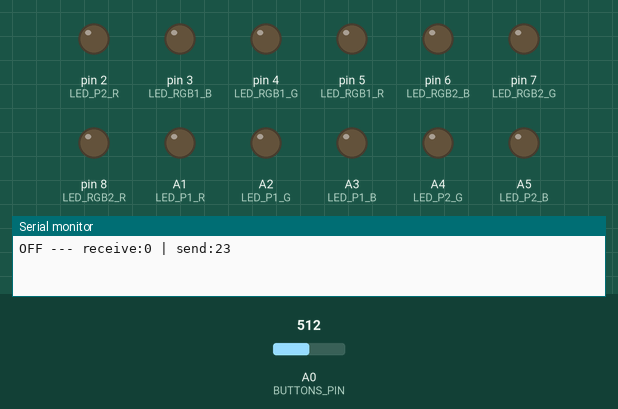
Simulated run of this program. Board: Arduino Uno, built with avr-gcc and run on an emulated ATmega328P. Shown: output pins drawn as LEDs (lit = HIGH), the last lines printed to the serial monitor. Inputs (shaded band) come from the test bench; at power-on: A0 (BUTTONS_PIN) = 512.

Above: at 0.1 s.
At 5.1 s:
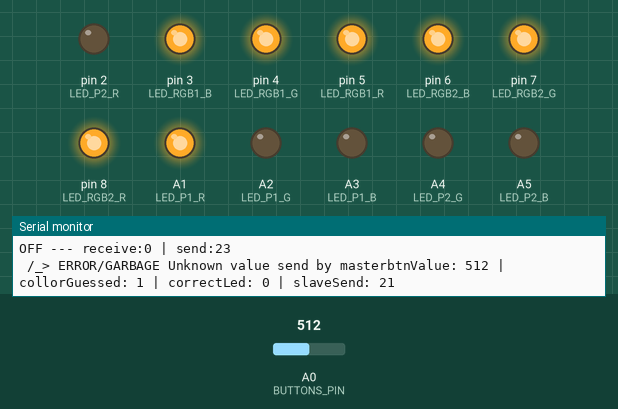
Timing chart, 0 to 6.6 s (numbered marks = the images above):
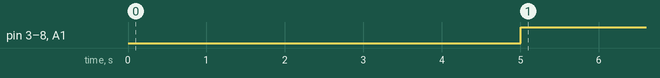

Measured:
- by itself, pin 3 (LED_RGB1_B), pin 4 (LED_RGB1_G), pin 5 (LED_RGB1_R), pin 6 (LED_RGB2_B), pin 7 (LED_RGB2_G), pin 8 (LED_RGB2_R), A1 (LED_P1_R): LOW → HIGH at 5.0 s

The program:

main.cpp
```cpp
#include <Arduino.h>
#include <SPI.h>

#define BAUD_RATE 9600

#define SPI_RGB1_R 1
#define SPI_RGB1_G 2
#define SPI_RGB1_B 3
#define SPI_RGB2_R 4
#define SPI_RGB2_G 5
#define SPI_RGB2_B 6

#define SPI_BTN1_R 11
#define SPI_BTN1_G 12
#define SPI_BTN1_B 13
#define SPI_BTN2_R 14
#define SPI_BTN2_G 15
#define SPI_BTN2_B 16

#define GAME_START 21
#define GAME_STOP 20
#define IGNORE 23
// RGB LEDS
#define LED_RGB1_R 5
#define LED_RGB1_G 4
#define LED_RGB1_B 3
#define LED_RGB2_R 8
#define LED_RGB2_G 7
#define LED_RGB2_B 6
// Simple Leds
// dreapta
#define LED_P1_R A1
#define LED_P1_G A2
#define LED_P1_B A3
// stanga
#define LED_P2_R 2
#define LED_P2_G A4
#define LED_P2_B A5
// Buttons
#define BUTTONS_PIN A0
// max values(+40 for inteferences from the leds)
#define BTN_V_P1_R 1000
#define BTN_V_P1_G 500
#define BTN_V_P1_B 390
#define BTN_V_P2_R 130
#define BTN_V_P2_G 195
#define BTN_V_P2_B 275

volatile boolean received;
volatile byte slaveReceived, slaveSend = IGNORE;
int x;
bool gameOn = 0;
int correctLed = 0;
int collorGuessed = IGNORE;
int rgbLed;
int parasitVoltage = 50; // can take values betwin 0 - ~36
/*
NOTA: Arduino guves voltage on 0 and 1
*/

int buttonState;
int lastButtonState = 0;
unsigned long lastDebounceTime = 0;
unsigned long debounceDelay = 50;
// delay with millis
void delayMillis(unsigned long milliseconds)
{
  unsigned long currentTimeDelay = millis();
  unsigned long goalTimeDelay = currentTimeDelay + milliseconds;

  while (millis() <= goalTimeDelay)
    ;
}
/*
Set the RGB leds color or a group of leds color
ledGroup: 0-RGB player 1; 1-RGB player 2; 2-leds player 1; 3-leds player 2
*/
void setLedColor(int ledGroup, bool red, bool green, bool blue)
{
  switch (ledGroup)
  {
  case 0:
    digitalWrite(LED_RGB1_R, red);
    digitalWrite(LED_RGB1_G, green);
    digitalWrite(LED_RGB1_B, blue);
    break;
  case 1:
    digitalWrite(LED_RGB2_R, red);
    digitalWrite(LED_RGB2_G, green);
    digitalWrite(LED_RGB2_B, blue);
    break;
  case 2:
    digitalWrite(LED_P1_R, red);
    digitalWrite(LED_P1_G, green);
    digitalWrite(LED_P1_B, blue);
    break;
  case 3:
    digitalWrite(LED_P2_R, red);
    digitalWrite(LED_P2_G, green);
    digitalWrite(LED_P2_B, blue);
    break;

  default: // error
    digitalWrite(LED_RGB1_R, 1);
    digitalWrite(LED_RGB1_G, 1);
    digitalWrite(LED_RGB1_B, 1);
    digitalWrite(LED_RGB2_R, 1);
    digitalWrite(LED_RGB2_G, 1);
    digitalWrite(LED_RGB2_B, 1);
    break;
  }
}

ISR(SPI_STC_vect)
{
  slaveReceived = SPDR;
  SPDR = slaveSend;
  received = true;
}
void setup()
{

  Serial.begin(BAUD_RATE);

  randomSeed(analogRead(0));

  pinMode(MISO, OUTPUT);
  SPCR |= _BV(SPE);
  received = false;
  SPI.attachInterrupt();

  pinMode(LED_RGB1_R, OUTPUT);
  pinMode(LED_RGB1_G, OUTPUT);
  pinMode(LED_RGB1_B, OUTPUT);
  pinMode(LED_RGB2_R, OUTPUT);
  pinMode(LED_RGB2_G, OUTPUT);
  pinMode(LED_RGB2_B, OUTPUT);

  pinMode(LED_P1_R, OUTPUT);
  pinMode(LED_P1_G, OUTPUT);
  pinMode(LED_P1_B, OUTPUT);
  pinMode(LED_P2_R, OUTPUT);
  pinMode(LED_P2_G, OUTPUT);
  pinMode(LED_P2_B, OUTPUT);

  pinMode(A0, INPUT); // Butoane
}

void loop()
{
  long int lastMillis = millis();
  int btnValue = analogRead(BUTTONS_PIN);
  if (!gameOn)
  {
    // GAME OFF logic
    Serial.print("OFF --- receive:");
    Serial.print(slaveReceived);
    Serial.print(" | send:");
    Serial.println(slaveSend);
    setLedColor(2, 0, 0, 0);
    setLedColor(0, 0, 0, 0);
    setLedColor(3, 0, 0, 0);
    setLedColor(1, 0, 0, 0);
    if (btnValue > parasitVoltage)
    { // if any butten is presed
      gameOn = 1;
      slaveSend = GAME_START;
      delayMillis(5000);
    }
    else
    {
      slaveSend = IGNORE;
    }
  }
  else
  {
    // slaveSend = IGNORE;
    /*Serial.print("ON ---  receive:");
    Serial.print(slaveReceived);
    Serial.print(" | send:");
    Serial.println(slaveSend);*/
    // dont let wrong player led stay on
    if (slaveReceived >= SPI_RGB1_R && slaveReceived <= SPI_RGB1_B)
    {
      setLedColor(3, 0, 0, 0);
      setLedColor(1, 0, 0, 0);
    }
    else if (slaveReceived >= SPI_RGB2_R && slaveReceived <= SPI_RGB2_B)
    {
      setLedColor(2, 0, 0, 0);
      setLedColor(0, 0, 0, 0);
    }
    // slaveSend = IGNORE;
    switch (slaveReceived) // set the color that neeeds to be activated
    {
    case SPI_RGB1_R:
      setLedColor(0, 1, 0, 0);
      correctLed = SPI_RGB1_R;
      break;
    case SPI_RGB1_G:
      setLedColor(0, 0, 1, 0);
      correctLed = SPI_RGB1_G;
      break;
    case SPI_RGB1_B:
      setLedColor(0, 0, 0, 1);
      correctLed = SPI_RGB1_B;
      break;
    case SPI_RGB2_R:
      setLedColor(1, 1, 0, 0);
      correctLed = SPI_RGB2_R;
      break;
    case SPI_RGB2_G:
      setLedColor(1, 0, 1, 0);
      correctLed = SPI_RGB2_G;
      break;
    case SPI_RGB2_B:
      setLedColor(1, 0, 0, 1);
      correctLed = SPI_RGB2_B;
      break;
    case GAME_STOP:
      gameOn = 0;
      break;
    case IGNORE:
      break;
    default:
      Serial.print(" /_> ERROR/GARBAGE Unknown value send by master");
      setLedColor(0, 1, 1, 1);
      setLedColor(1, 1, 1, 1);
      break;
    }
    // slaveSend = IGNORE;
    if (btnValue > parasitVoltage)
    { // get the preset button value
      if (btnValue < BTN_V_P2_R)
      {
        setLedColor(3, 1, 0, 0);
        collorGuessed = SPI_RGB2_R;
      }
      else if (btnValue < BTN_V_P2_G)
      {
        setLedColor(3, 0, 1, 0);
        collorGuessed = SPI_RGB2_G;
      }
      else if (btnValue < BTN_V_P2_B)
      {
        setLedColor(3, 0, 0, 1);
        collorGuessed = SPI_RGB2_B;
      }
      else if (btnValue < BTN_V_P1_B)
      {
        setLedColor(2, 0, 0, 1);
        collorGuessed = SPI_RGB1_B;
      }
      else if (btnValue < BTN_V_P1_G)
      {
        setLedColor(2, 0, 1, 0);
        collorGuessed = SPI_RGB1_G;
      }
      else if (btnValue < BTN_V_P1_R)
      {
        setLedColor(2, 1, 0, 0);
        collorGuessed = SPI_RGB1_R;
      }
    }
    // for debug:
    Serial.print("btnValue: ");
    Serial.print(btnValue);

    Serial.print(" | collorGuessed: ");
    Serial.print(collorGuessed);

    Serial.print(" | correctLed: ");
    Serial.print(correctLed);

    Serial.print(" | slaveSend: ");
    Serial.println(slaveSend);
    if (collorGuessed == correctLed)
    {                            // if the botton presed is coresponding to the right collor
      slaveSend = collorGuessed; // se pastreaza in memorie
      collorGuessed = IGNORE;
    }
    else
    {
      slaveSend = IGNORE;
      // collorGuessed = IGNORE;
    }
    /*if (slaveSend != GAME_START && slaveSend != IGNORE) {
    slaveSend = IGNORE;
    }*/
  }
  // for debug:
  // delayMillis(100);
}
```
